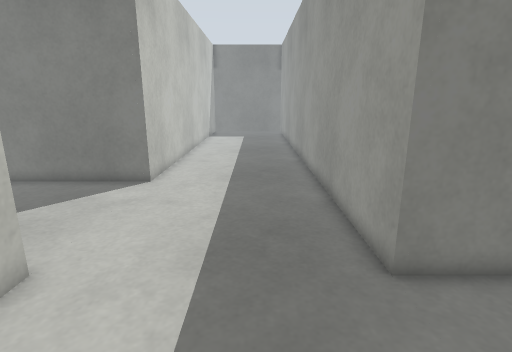
View 1 (above)

15 first-person views from a walk through a robot-simulator world made for Gazebo. The camera is 0.94 m above the floor, tilts 14° down and sees 80° across. The floor is counted in squares, 0.25 m on a side. Each view is taken from the middle of a square. On the plan, view 1 faces up. The plan holds only what a view shows up to about 20 squares ahead; the rest is blank. The place goes on beyond the plan.

View 2
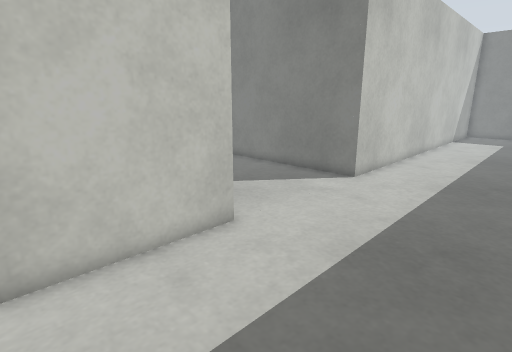

View 3
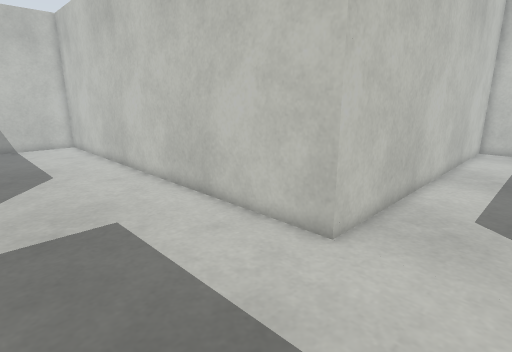

View 4
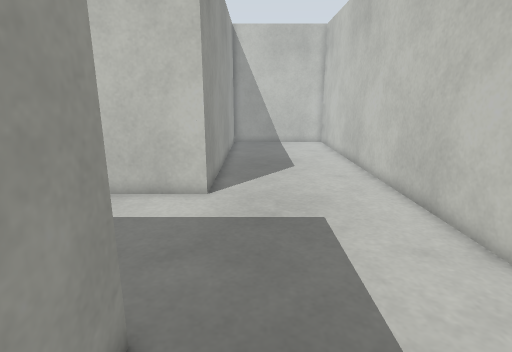

View 5
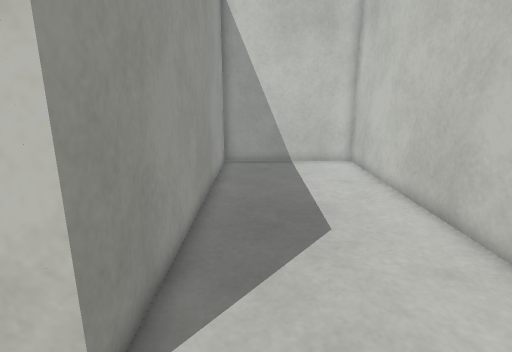

View 6
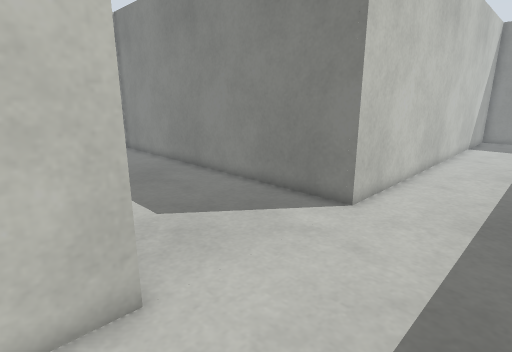

View 7
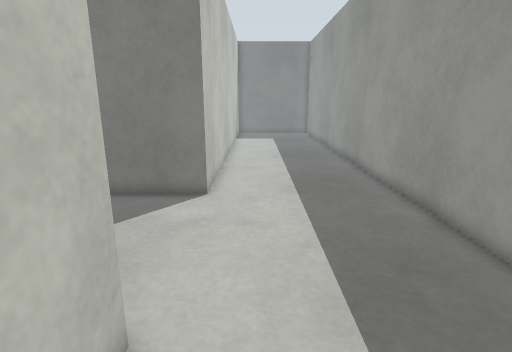

View 8
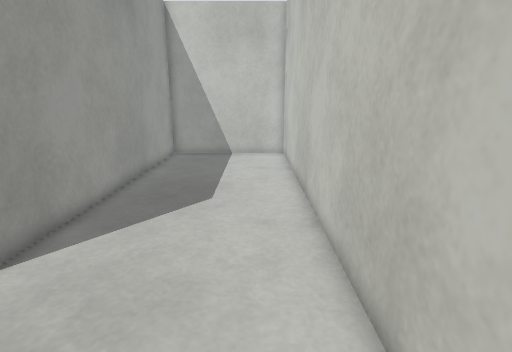

View 9
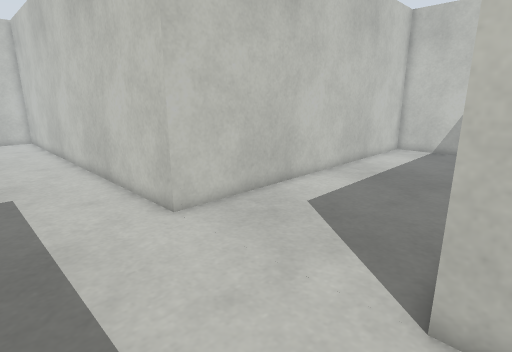

View 10
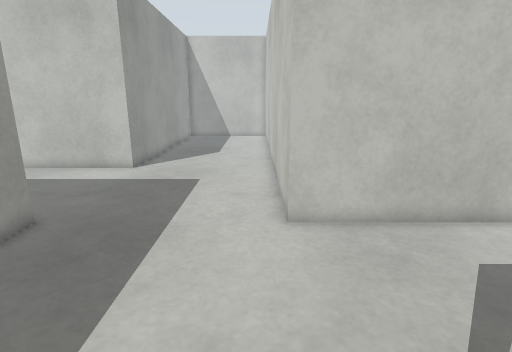

View 11
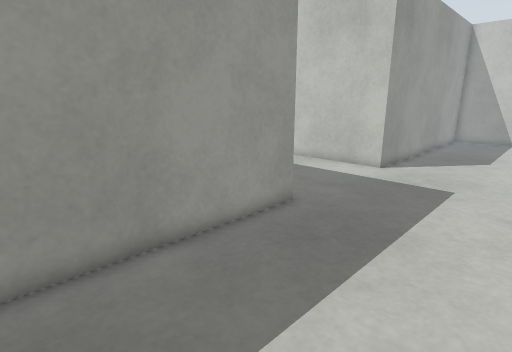

View 12
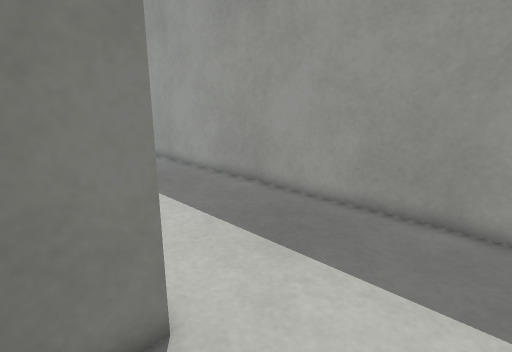

View 13
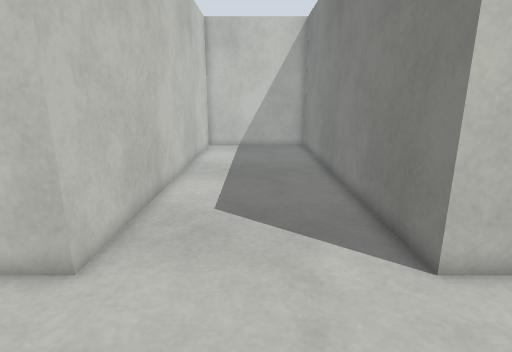

View 14
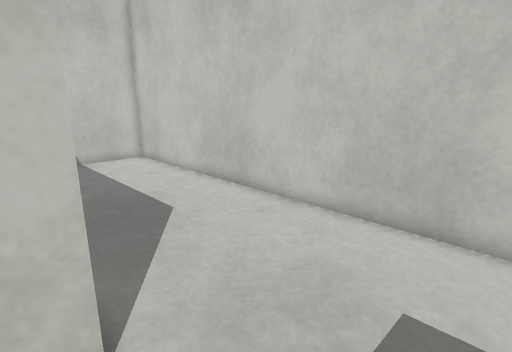

View 15
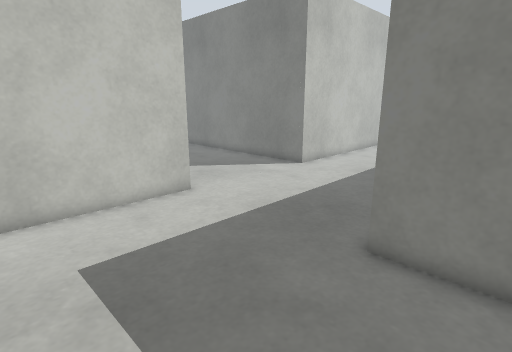

### Floor plan
Points are (right, up) in squares from view 1. A wall is a line through its corners. A room is listed if a view was taken in it or the views show most of it. See-through windows are left out.
Room 1 (views 1, 2, 5, 6, 7, 8, 14, 15)
walls: (-5, 6) (-5, -18) (3, -18) (3, -2) (6.5, -2); (5.9, 6) (3, 6)
ways out: opening at (-1, 6) to room 2
Room 2 (views 3, 4, 9, 10, 11, 12, 13)
walls: (-5, 22.5) (-5, 14) (-19.5, 14); (3, 6) (3, 22.5); (-19.5, 6) (-5, 6)
ways out: opening at (-1, 6) to room 1

Positions as (right, up) in squares from view 1, and headings:
1: (0, 0), facing up
2: (2, 0), facing up-left
3: (2, 10), facing down-left
4: (1, 10), facing down
5: (1, 1), facing down
6: (0, 4), facing up-left
7: (-3, 2), facing up
8: (-3, 4), facing down
9: (0, 15), facing down-left
10: (-4, 15), facing down
11: (-4, 15), facing down-right
12: (-7, 10), facing up-right
13: (1, 10), facing left
14: (4, 2), facing down-left
15: (6, -1), facing up-left
